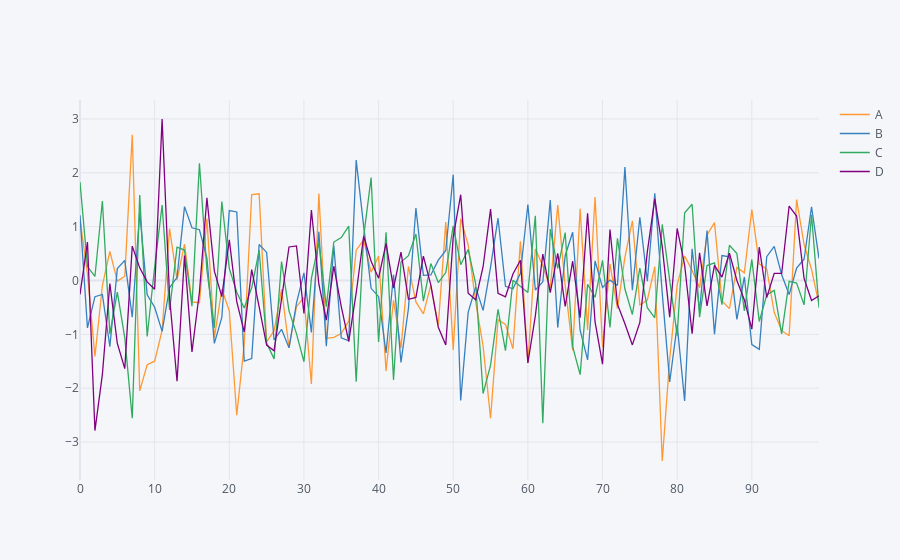

The notebook cell saved with this chart:
### Markdown cell above
## Using Cufflinks and iplot()

* scatter
* bar
* box
* spread
* ratio
* heatmap
* surface
* histogram
* bubble

### Code cell
df.iplot()
